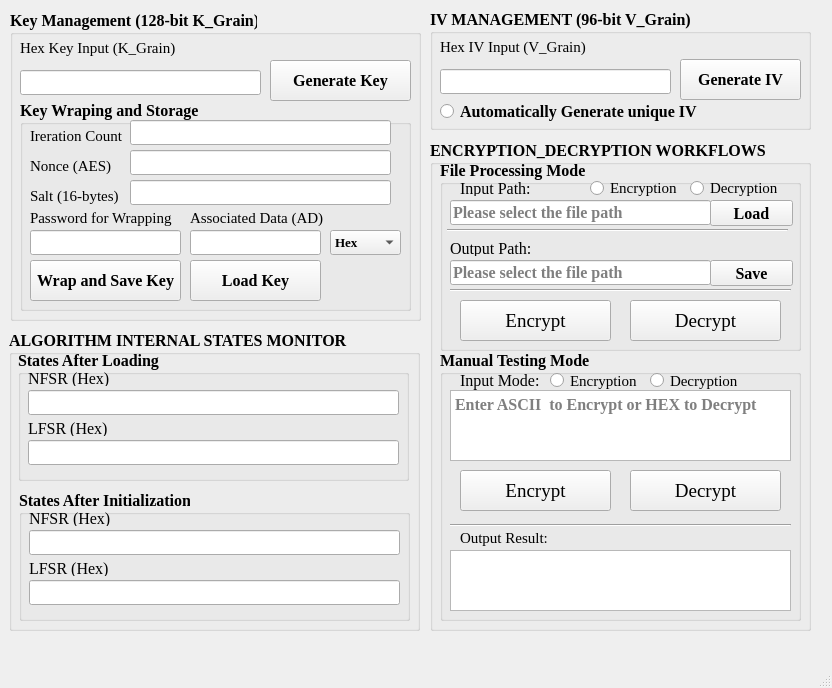
<?xml version="1.0" encoding="UTF-8"?>
<ui version="4.0">
 <class>MainWindow</class>
 <widget class="QMainWindow" name="MainWindow">
  <property name="geometry">
   <rect>
    <x>0</x>
    <y>0</y>
    <width>832</width>
    <height>688</height>
   </rect>
  </property>
  <property name="windowTitle">
   <string>MainWindow</string>
  </property>
  <widget class="QWidget" name="centralwidget">
   <widget class="QGroupBox" name="groupBox">
    <property name="geometry">
     <rect>
      <x>10</x>
      <y>10</y>
      <width>411</width>
      <height>311</height>
     </rect>
    </property>
    <property name="minimumSize">
     <size>
      <width>180</width>
      <height>0</height>
     </size>
    </property>
    <property name="font">
     <font>
      <family>Times New Roman</family>
      <pointsize>12</pointsize>
      <italic>false</italic>
      <bold>true</bold>
     </font>
    </property>
    <property name="title">
     <string>Key Management (128-bit K_Grain)</string>
    </property>
    <widget class="QLabel" name="label">
     <property name="geometry">
      <rect>
       <x>10</x>
       <y>30</y>
       <width>201</width>
       <height>16</height>
      </rect>
     </property>
     <property name="font">
      <font>
       <family>Times New Roman</family>
       <pointsize>11</pointsize>
       <italic>false</italic>
       <bold>false</bold>
      </font>
     </property>
     <property name="text">
      <string>Hex Key Input (K_Grain)</string>
     </property>
    </widget>
    <widget class="QLineEdit" name="input_key">
     <property name="geometry">
      <rect>
       <x>10</x>
       <y>60</y>
       <width>241</width>
       <height>25</height>
      </rect>
     </property>
    </widget>
    <widget class="QPushButton" name="btn_generate_key">
     <property name="geometry">
      <rect>
       <x>260</x>
       <y>50</y>
       <width>141</width>
       <height>41</height>
      </rect>
     </property>
     <property name="text">
      <string>Generate Key</string>
     </property>
    </widget>
    <widget class="QGroupBox" name="groupBox_5">
     <property name="geometry">
      <rect>
       <x>10</x>
       <y>90</y>
       <width>391</width>
       <height>211</height>
      </rect>
     </property>
     <property name="title">
      <string>Key Wraping and Storage</string>
     </property>
     <widget class="QComboBox" name="combo_ad_mode">
      <property name="geometry">
       <rect>
        <x>310</x>
        <y>130</y>
        <width>71</width>
        <height>25</height>
       </rect>
      </property>
      <property name="minimumSize">
       <size>
        <width>20</width>
        <height>20</height>
       </size>
      </property>
      <property name="font">
       <font>
        <family>Times New Roman</family>
        <pointsize>10</pointsize>
        <italic>false</italic>
        <bold>true</bold>
       </font>
      </property>
      <item>
       <property name="text">
        <string>Hex</string>
       </property>
      </item>
      <item>
       <property name="text">
        <string>Text</string>
       </property>
      </item>
     </widget>
     <widget class="QPushButton" name="btn_wrap_save">
      <property name="geometry">
       <rect>
        <x>10</x>
        <y>160</y>
        <width>151</width>
        <height>41</height>
       </rect>
      </property>
      <property name="font">
       <font>
        <family>Times New Roman</family>
        <pointsize>12</pointsize>
        <italic>false</italic>
        <bold>true</bold>
       </font>
      </property>
      <property name="text">
       <string>Wrap and Save Key</string>
      </property>
     </widget>
     <widget class="QLineEdit" name="input_password">
      <property name="geometry">
       <rect>
        <x>10</x>
        <y>130</y>
        <width>151</width>
        <height>25</height>
       </rect>
      </property>
     </widget>
     <widget class="QLabel" name="label_3">
      <property name="geometry">
       <rect>
        <x>170</x>
        <y>110</y>
        <width>201</width>
        <height>16</height>
       </rect>
      </property>
      <property name="font">
       <font>
        <family>Times New Roman</family>
        <pointsize>11</pointsize>
        <italic>false</italic>
        <bold>false</bold>
       </font>
      </property>
      <property name="text">
       <string>Associated Data (AD)</string>
      </property>
     </widget>
     <widget class="QPushButton" name="btn_load_key">
      <property name="geometry">
       <rect>
        <x>170</x>
        <y>160</y>
        <width>131</width>
        <height>41</height>
       </rect>
      </property>
      <property name="font">
       <font>
        <family>Times New Roman</family>
        <pointsize>12</pointsize>
        <italic>false</italic>
        <bold>true</bold>
       </font>
      </property>
      <property name="text">
       <string>Load Key</string>
      </property>
     </widget>
     <widget class="QLineEdit" name="input_ad">
      <property name="geometry">
       <rect>
        <x>170</x>
        <y>130</y>
        <width>131</width>
        <height>25</height>
       </rect>
      </property>
      <property name="placeholderText">
       <string/>
      </property>
     </widget>
     <widget class="QLabel" name="label_2">
      <property name="geometry">
       <rect>
        <x>10</x>
        <y>110</y>
        <width>151</width>
        <height>16</height>
       </rect>
      </property>
      <property name="font">
       <font>
        <family>Times New Roman</family>
        <pointsize>11</pointsize>
        <italic>false</italic>
        <bold>false</bold>
       </font>
      </property>
      <property name="text">
       <string>Password for Wrapping</string>
      </property>
     </widget>
    </widget>
    <widget class="QLabel" name="label_14">
     <property name="geometry">
      <rect>
       <x>20</x>
       <y>110</y>
       <width>101</width>
       <height>31</height>
      </rect>
     </property>
     <property name="font">
      <font>
       <family>Times New Roman</family>
       <pointsize>11</pointsize>
       <italic>false</italic>
       <bold>false</bold>
      </font>
     </property>
     <property name="text">
      <string>Ireration Count</string>
     </property>
    </widget>
    <widget class="QLineEdit" name="input_iterations">
     <property name="geometry">
      <rect>
       <x>120</x>
       <y>110</y>
       <width>261</width>
       <height>25</height>
      </rect>
     </property>
    </widget>
    <widget class="QLabel" name="label_13">
     <property name="geometry">
      <rect>
       <x>20</x>
       <y>140</y>
       <width>91</width>
       <height>31</height>
      </rect>
     </property>
     <property name="font">
      <font>
       <family>Times New Roman</family>
       <pointsize>11</pointsize>
       <italic>false</italic>
       <bold>false</bold>
      </font>
     </property>
     <property name="text">
      <string>Nonce (AES)</string>
     </property>
    </widget>
    <widget class="QLineEdit" name="input_aes_nonce">
     <property name="geometry">
      <rect>
       <x>120</x>
       <y>140</y>
       <width>261</width>
       <height>25</height>
      </rect>
     </property>
    </widget>
    <widget class="QLabel" name="label_15">
     <property name="geometry">
      <rect>
       <x>20</x>
       <y>170</y>
       <width>91</width>
       <height>31</height>
      </rect>
     </property>
     <property name="font">
      <font>
       <family>Times New Roman</family>
       <pointsize>11</pointsize>
       <italic>false</italic>
       <bold>false</bold>
      </font>
     </property>
     <property name="text">
      <string>Salt (16-bytes)</string>
     </property>
    </widget>
    <widget class="QLineEdit" name="input_salt">
     <property name="geometry">
      <rect>
       <x>120</x>
       <y>170</y>
       <width>261</width>
       <height>25</height>
      </rect>
     </property>
    </widget>
   </widget>
   <widget class="QGroupBox" name="groupBox_3">
    <property name="geometry">
     <rect>
      <x>9</x>
      <y>330</y>
      <width>411</width>
      <height>301</height>
     </rect>
    </property>
    <property name="font">
     <font>
      <family>Times New Roman</family>
      <pointsize>12</pointsize>
      <bold>true</bold>
     </font>
    </property>
    <property name="title">
     <string>ALGORITHM INTERNAL STATES MONITOR</string>
    </property>
    <widget class="QGroupBox" name="groupBox_6">
     <property name="geometry">
      <rect>
       <x>9</x>
       <y>20</y>
       <width>391</width>
       <height>131</height>
      </rect>
     </property>
     <property name="title">
      <string>States After Loading</string>
     </property>
     <widget class="QLabel" name="label_8">
      <property name="geometry">
       <rect>
        <x>10</x>
        <y>70</y>
        <width>91</width>
        <height>16</height>
       </rect>
      </property>
      <property name="font">
       <font>
        <family>Times New Roman</family>
        <pointsize>12</pointsize>
        <italic>false</italic>
        <bold>false</bold>
       </font>
      </property>
      <property name="text">
       <string>LFSR (Hex)</string>
      </property>
     </widget>
     <widget class="QLineEdit" name="state_lfsr_load">
      <property name="geometry">
       <rect>
        <x>10</x>
        <y>90</y>
        <width>371</width>
        <height>25</height>
       </rect>
      </property>
     </widget>
     <widget class="QLabel" name="label_7">
      <property name="geometry">
       <rect>
        <x>10</x>
        <y>20</y>
        <width>91</width>
        <height>16</height>
       </rect>
      </property>
      <property name="font">
       <font>
        <family>Times New Roman</family>
        <pointsize>12</pointsize>
        <italic>false</italic>
        <bold>false</bold>
       </font>
      </property>
      <property name="text">
       <string>NFSR (Hex)</string>
      </property>
     </widget>
     <widget class="QLineEdit" name="state_nfsr_load">
      <property name="geometry">
       <rect>
        <x>10</x>
        <y>40</y>
        <width>371</width>
        <height>25</height>
       </rect>
      </property>
     </widget>
    </widget>
    <widget class="QGroupBox" name="groupBox_7">
     <property name="geometry">
      <rect>
       <x>10</x>
       <y>160</y>
       <width>391</width>
       <height>131</height>
      </rect>
     </property>
     <property name="title">
      <string>States After Initialization</string>
     </property>
     <widget class="QLabel" name="label_9">
      <property name="geometry">
       <rect>
        <x>10</x>
        <y>70</y>
        <width>91</width>
        <height>16</height>
       </rect>
      </property>
      <property name="font">
       <font>
        <family>Times New Roman</family>
        <pointsize>12</pointsize>
        <italic>false</italic>
        <bold>false</bold>
       </font>
      </property>
      <property name="text">
       <string>LFSR (Hex)</string>
      </property>
     </widget>
     <widget class="QLineEdit" name="state_lfsr_init">
      <property name="geometry">
       <rect>
        <x>10</x>
        <y>90</y>
        <width>371</width>
        <height>25</height>
       </rect>
      </property>
     </widget>
     <widget class="QLabel" name="label_10">
      <property name="geometry">
       <rect>
        <x>10</x>
        <y>20</y>
        <width>91</width>
        <height>16</height>
       </rect>
      </property>
      <property name="font">
       <font>
        <family>Times New Roman</family>
        <pointsize>12</pointsize>
        <italic>false</italic>
        <bold>false</bold>
       </font>
      </property>
      <property name="text">
       <string>NFSR (Hex)</string>
      </property>
     </widget>
     <widget class="QLineEdit" name="state_nfsr_init">
      <property name="geometry">
       <rect>
        <x>10</x>
        <y>40</y>
        <width>371</width>
        <height>25</height>
       </rect>
      </property>
     </widget>
    </widget>
   </widget>
   <widget class="QGroupBox" name="groupBox_4">
    <property name="geometry">
     <rect>
      <x>430</x>
      <y>140</y>
      <width>381</width>
      <height>491</height>
     </rect>
    </property>
    <property name="font">
     <font>
      <family>Times New Roman</family>
      <pointsize>12</pointsize>
      <bold>true</bold>
     </font>
    </property>
    <property name="title">
     <string>ENCRYPTION_DECRYPTION WORKFLOWS</string>
    </property>
    <widget class="QGroupBox" name="groupBox_8">
     <property name="geometry">
      <rect>
       <x>10</x>
       <y>20</y>
       <width>361</width>
       <height>191</height>
      </rect>
     </property>
     <property name="title">
      <string>File Processing Mode</string>
     </property>
     <widget class="QLineEdit" name="input_file_path">
      <property name="geometry">
       <rect>
        <x>10</x>
        <y>40</y>
        <width>261</width>
        <height>25</height>
       </rect>
      </property>
      <property name="readOnly">
       <bool>true</bool>
      </property>
      <property name="placeholderText">
       <string>Please select the file path</string>
      </property>
     </widget>
     <widget class="QPushButton" name="btn_file_load">
      <property name="geometry">
       <rect>
        <x>270</x>
        <y>40</y>
        <width>83</width>
        <height>26</height>
       </rect>
      </property>
      <property name="text">
       <string>Load</string>
      </property>
     </widget>
     <widget class="QLineEdit" name="output_file_path">
      <property name="geometry">
       <rect>
        <x>10</x>
        <y>100</y>
        <width>261</width>
        <height>25</height>
       </rect>
      </property>
      <property name="readOnly">
       <bool>true</bool>
      </property>
      <property name="placeholderText">
       <string>Please select the file path</string>
      </property>
     </widget>
     <widget class="QPushButton" name="btn_file_save">
      <property name="geometry">
       <rect>
        <x>270</x>
        <y>100</y>
        <width>83</width>
        <height>26</height>
       </rect>
      </property>
      <property name="text">
       <string>Save</string>
      </property>
     </widget>
     <widget class="QLabel" name="label_6">
      <property name="geometry">
       <rect>
        <x>10</x>
        <y>80</y>
        <width>91</width>
        <height>16</height>
       </rect>
      </property>
      <property name="font">
       <font>
        <family>Times New Roman</family>
        <pointsize>12</pointsize>
        <bold>false</bold>
       </font>
      </property>
      <property name="text">
       <string>Output Path:</string>
      </property>
     </widget>
     <widget class="Line" name="line">
      <property name="geometry">
       <rect>
        <x>7</x>
        <y>60</y>
        <width>341</width>
        <height>20</height>
       </rect>
      </property>
      <property name="orientation">
       <enum>Qt::Orientation::Horizontal</enum>
      </property>
     </widget>
     <widget class="Line" name="line_2">
      <property name="geometry">
       <rect>
        <x>10</x>
        <y>120</y>
        <width>341</width>
        <height>20</height>
       </rect>
      </property>
      <property name="orientation">
       <enum>Qt::Orientation::Horizontal</enum>
      </property>
     </widget>
     <widget class="QWidget" name="widget_2" native="true">
      <property name="geometry">
       <rect>
        <x>10</x>
        <y>20</y>
        <width>341</width>
        <height>21</height>
       </rect>
      </property>
      <widget class="QRadioButton" name="radioButton_4">
       <property name="geometry">
        <rect>
         <x>140</x>
         <y>0</y>
         <width>104</width>
         <height>16</height>
        </rect>
       </property>
       <property name="font">
        <font>
         <family>Times New Roman</family>
         <pointsize>11</pointsize>
         <bold>false</bold>
        </font>
       </property>
       <property name="text">
        <string>Encryption</string>
       </property>
      </widget>
      <widget class="QRadioButton" name="radioButton_5">
       <property name="geometry">
        <rect>
         <x>240</x>
         <y>0</y>
         <width>104</width>
         <height>16</height>
        </rect>
       </property>
       <property name="font">
        <font>
         <family>Times New Roman</family>
         <pointsize>11</pointsize>
         <bold>false</bold>
        </font>
       </property>
       <property name="text">
        <string>Decryption</string>
       </property>
      </widget>
      <widget class="QLabel" name="label_5">
       <property name="geometry">
        <rect>
         <x>10</x>
         <y>0</y>
         <width>91</width>
         <height>16</height>
        </rect>
       </property>
       <property name="font">
        <font>
         <family>Times New Roman</family>
         <pointsize>12</pointsize>
         <bold>false</bold>
        </font>
       </property>
       <property name="text">
        <string>Input Path:</string>
       </property>
      </widget>
     </widget>
     <widget class="QPushButton" name="btn_file_encrypt">
      <property name="geometry">
       <rect>
        <x>20</x>
        <y>140</y>
        <width>151</width>
        <height>41</height>
       </rect>
      </property>
      <property name="font">
       <font>
        <family>Times New Roman</family>
        <pointsize>14</pointsize>
        <bold>false</bold>
       </font>
      </property>
      <property name="text">
       <string>Encrypt</string>
      </property>
     </widget>
     <widget class="QPushButton" name="btn_file_decrypt">
      <property name="geometry">
       <rect>
        <x>190</x>
        <y>140</y>
        <width>151</width>
        <height>41</height>
       </rect>
      </property>
      <property name="font">
       <font>
        <family>Times New Roman</family>
        <pointsize>14</pointsize>
        <bold>false</bold>
       </font>
      </property>
      <property name="text">
       <string>Decrypt</string>
      </property>
     </widget>
    </widget>
    <widget class="QGroupBox" name="groupBox_9">
     <property name="geometry">
      <rect>
       <x>10</x>
       <y>210</y>
       <width>361</width>
       <height>271</height>
      </rect>
     </property>
     <property name="title">
      <string>Manual Testing Mode</string>
     </property>
     <widget class="QWidget" name="widget" native="true">
      <property name="geometry">
       <rect>
        <x>10</x>
        <y>20</y>
        <width>331</width>
        <height>21</height>
       </rect>
      </property>
      <widget class="QLabel" name="label_11">
       <property name="geometry">
        <rect>
         <x>10</x>
         <y>0</y>
         <width>91</width>
         <height>21</height>
        </rect>
       </property>
       <property name="font">
        <font>
         <family>Times New Roman</family>
         <pointsize>12</pointsize>
         <bold>false</bold>
        </font>
       </property>
       <property name="text">
        <string>Input Mode:</string>
       </property>
      </widget>
      <widget class="QRadioButton" name="radio_manual_encypt">
       <property name="geometry">
        <rect>
         <x>100</x>
         <y>0</y>
         <width>111</width>
         <height>21</height>
        </rect>
       </property>
       <property name="font">
        <font>
         <family>Times New Roman</family>
         <pointsize>11</pointsize>
         <bold>false</bold>
        </font>
       </property>
       <property name="text">
        <string>Encryption</string>
       </property>
      </widget>
      <widget class="QRadioButton" name="radio_manual_decrypt">
       <property name="geometry">
        <rect>
         <x>200</x>
         <y>0</y>
         <width>104</width>
         <height>21</height>
        </rect>
       </property>
       <property name="font">
        <font>
         <family>Times New Roman</family>
         <pointsize>11</pointsize>
         <bold>false</bold>
        </font>
       </property>
       <property name="text">
        <string>Decryption</string>
       </property>
      </widget>
     </widget>
     <widget class="QTextEdit" name="text_manual_input">
      <property name="geometry">
       <rect>
        <x>10</x>
        <y>40</y>
        <width>341</width>
        <height>71</height>
       </rect>
      </property>
      <property name="placeholderText">
       <string>Enter ASCII  to Encrypt or HEX to Decrypt</string>
      </property>
     </widget>
     <widget class="QPushButton" name="btn_manual_encrypt">
      <property name="geometry">
       <rect>
        <x>20</x>
        <y>120</y>
        <width>151</width>
        <height>41</height>
       </rect>
      </property>
      <property name="font">
       <font>
        <family>Times New Roman</family>
        <pointsize>14</pointsize>
        <bold>false</bold>
       </font>
      </property>
      <property name="text">
       <string>Encrypt</string>
      </property>
     </widget>
     <widget class="QPushButton" name="btn_manual_decrypt">
      <property name="geometry">
       <rect>
        <x>190</x>
        <y>120</y>
        <width>151</width>
        <height>41</height>
       </rect>
      </property>
      <property name="font">
       <font>
        <family>Times New Roman</family>
        <pointsize>14</pointsize>
        <bold>false</bold>
       </font>
      </property>
      <property name="text">
       <string>Decrypt</string>
      </property>
     </widget>
     <widget class="QLabel" name="label_12">
      <property name="geometry">
       <rect>
        <x>20</x>
        <y>180</y>
        <width>141</width>
        <height>16</height>
       </rect>
      </property>
      <property name="font">
       <font>
        <family>Times New Roman</family>
        <pointsize>11</pointsize>
        <bold>false</bold>
       </font>
      </property>
      <property name="text">
       <string>Output Result:</string>
      </property>
     </widget>
     <widget class="QTextEdit" name="text_manual_output">
      <property name="geometry">
       <rect>
        <x>10</x>
        <y>200</y>
        <width>341</width>
        <height>61</height>
       </rect>
      </property>
      <property name="placeholderText">
       <string/>
      </property>
     </widget>
     <widget class="Line" name="line_3">
      <property name="geometry">
       <rect>
        <x>10</x>
        <y>160</y>
        <width>341</width>
        <height>31</height>
       </rect>
      </property>
      <property name="orientation">
       <enum>Qt::Orientation::Horizontal</enum>
      </property>
     </widget>
    </widget>
   </widget>
   <widget class="QGroupBox" name="groupBox_2">
    <property name="geometry">
     <rect>
      <x>430</x>
      <y>9</y>
      <width>381</width>
      <height>121</height>
     </rect>
    </property>
    <property name="font">
     <font>
      <family>Times New Roman</family>
      <pointsize>12</pointsize>
      <bold>true</bold>
     </font>
    </property>
    <property name="title">
     <string>IV MANAGEMENT (96-bit V_Grain)</string>
    </property>
    <widget class="QLabel" name="label_4">
     <property name="geometry">
      <rect>
       <x>10</x>
       <y>30</y>
       <width>201</width>
       <height>16</height>
      </rect>
     </property>
     <property name="font">
      <font>
       <family>Times New Roman</family>
       <pointsize>11</pointsize>
       <italic>false</italic>
       <bold>false</bold>
      </font>
     </property>
     <property name="text">
      <string>Hex IV Input (V_Grain)</string>
     </property>
    </widget>
    <widget class="QLineEdit" name="input_iv">
     <property name="geometry">
      <rect>
       <x>10</x>
       <y>60</y>
       <width>231</width>
       <height>25</height>
      </rect>
     </property>
    </widget>
    <widget class="QPushButton" name="btn_generate_iv">
     <property name="geometry">
      <rect>
       <x>250</x>
       <y>50</y>
       <width>121</width>
       <height>41</height>
      </rect>
     </property>
     <property name="text">
      <string>Generate IV</string>
     </property>
    </widget>
    <widget class="QRadioButton" name="check_auto_iv">
     <property name="geometry">
      <rect>
       <x>10</x>
       <y>90</y>
       <width>291</width>
       <height>24</height>
      </rect>
     </property>
     <property name="text">
      <string>Automatically Generate unique IV</string>
     </property>
    </widget>
   </widget>
  </widget>
  <widget class="QMenuBar" name="menubar">
   <property name="geometry">
    <rect>
     <x>0</x>
     <y>0</y>
     <width>832</width>
     <height>33</height>
    </rect>
   </property>
  </widget>
  <widget class="QStatusBar" name="statusbar"/>
 </widget>
 <resources/>
 <connections/>
</ui>
